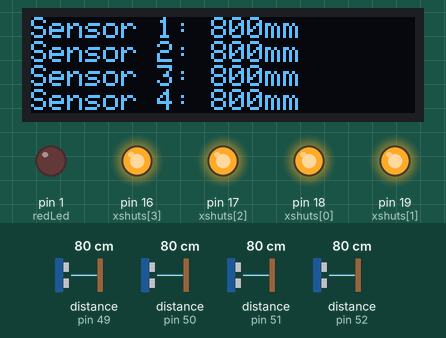
Simulated run of this sketch. Board: Arduino Uno, built with avr-gcc and run on an emulated ATmega328P. On the bench: 128×32 one-colour display, output pins drawn as LEDs (lit = HIGH). Inputs (shaded band) come from the test bench; at power-on: distance to the obstacle (sensors on pin 49, pin 50, pin 51, pin 52) 80 cm. The display library's start-up logo is not drawn; what the sketch prints to the serial monitor is not drawn.

Above: at 6.5 s.
6.6 s: distance to the obstacle (sensor on pin 49) set to 2 cm
At 7.3 s:
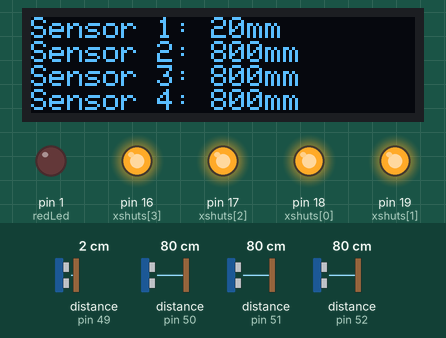
8.2 s: distance to the obstacle (sensor on pin 50) set to 2 cm
At 9.1 s:
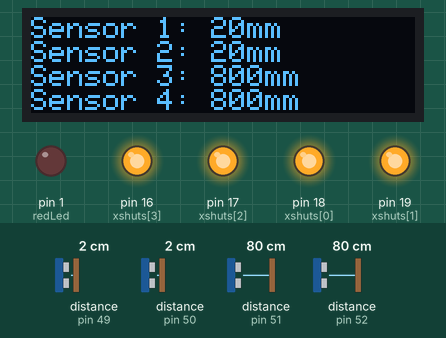
9.9 s: distance to the obstacle (sensor on pin 51) set to 2 cm
At 10.8 s:
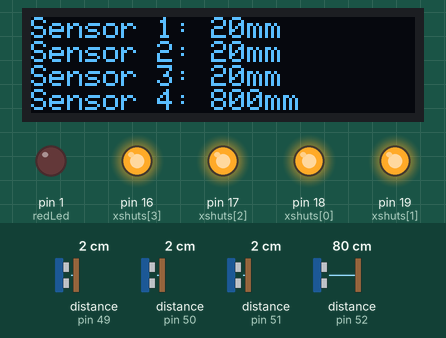
11.6 s: distance to the obstacle (sensor on pin 52) set to 2 cm
At 12.8 s:
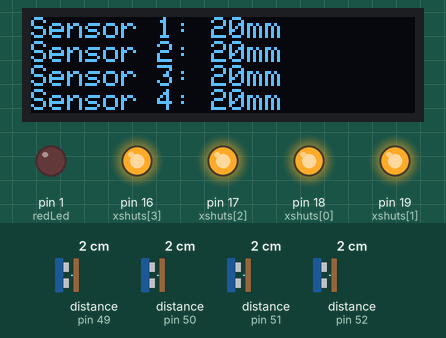
13.1 s: distance to the obstacle (sensor on pin 49) set to 4 cm
At 14.5 s:
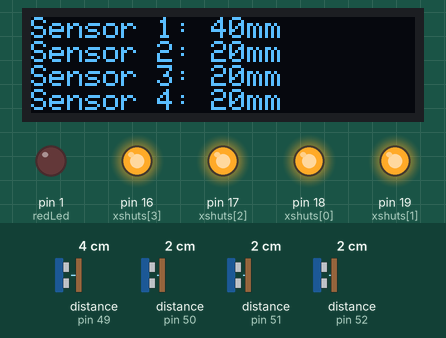
14.8 s: distance to the obstacle (sensor on pin 50) set to 4 cm
At 16.2 s:
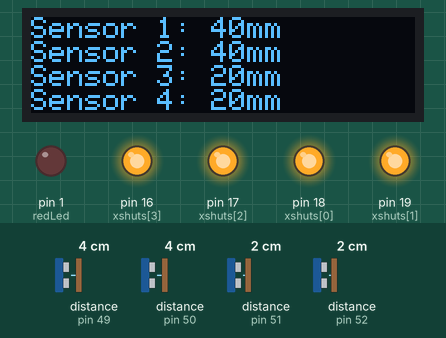
Timing chart, 0 to 17.4 s (numbered marks = the images above; inputs shaded):
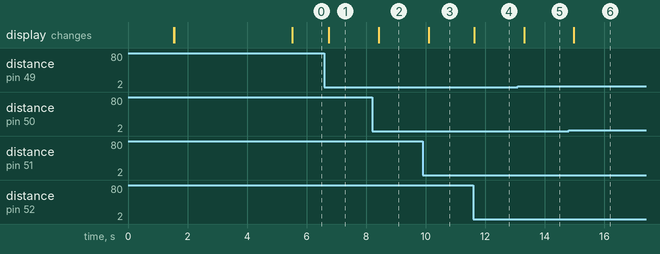

Measured:
- after the input at 6.6 s, the display: changes after 0.14 s (image 1)
- after the input at 8.2 s, the display: changes after 0.22 s (image 2)
- after the input at 9.9 s, the display: changes after 0.20 s (image 3)
- after the input at 11.6 s, the display: changes at once (image 4)
- after the input at 13.1 s, the display: changes after 0.20 s (image 5)
- after the input at 14.8 s, the display: changes after 0.18 s (image 6)

The sketch:

MultiLaserTest.ino
```cpp
/*
TEAM 4917 SIR LANCERBOT 2026

- Add additional board manager URL (Preferences): https://github.com/earlephilhower/arduino-pico/releases/download/global/package_rp2040_index.json
- Download the Earle F Philihower Raspberry Pi Pico/RP2040/RP2350 board manager version 5.5.1.
- Set board to Arduino Nano RP2040 Connect

It allows us to command the GPIO of the RP2040 directly while it thinks that it is an
Arduino Nano RP2040 connect. (If it can dream it, it can be it)

- Add library Adafruit_VL53L0X version 1.2.5 and dependencies
*/

#include "Adafruit_VL53L0X.h"
#include <string.h>
#include <SPI.h>
#include <Wire.h>
#include <Adafruit_GFX.h>
#include <Adafruit_SSD1306.h>

#define SCREEN_WIDTH 128 // OLED display width, in pixels
#define SCREEN_HEIGHT 32 // OLED display height, in pixels

// Declaration for an SSD1306 display connected to I2C (SDA, SCL pins)
// The pins for I2C are defined by the Wire-library.
// On an arduino UNO:       A4(SDA), A5(SCL)
// On an arduino MEGA 2560: 20(SDA), 21(SCL)
// On an arduino LEONARDO:   2(SDA),  3(SCL), ...
#define OLED_RESET     -1 // Reset pin # (or -1 if sharing Arduino reset pin)
#define SCREEN_ADDRESS 0x3C ///< See datasheet for Address; 0x3D for 128x64, 0x3C for 128x32
Adafruit_SSD1306 display(SCREEN_WIDTH, SCREEN_HEIGHT, &Wire, OLED_RESET);

// Initialize sensors
Adafruit_VL53L0X rangeSensors[4] = {Adafruit_VL53L0X(), Adafruit_VL53L0X(), Adafruit_VL53L0X(), Adafruit_VL53L0X()};

// Define hardware locations
const int xshuts[4] = {18, 19, 17, 16};
const int greenLed = 0;
const int redLed = 1;

// Please don't touch this (Squint and you can see the logo)
static const unsigned char PROGMEM lancerbot_logo_bmp[] = {
  0B00000000,0B00000000,0B00000000,0B00000000,0B00000000,0B00000000,0B00000000,0B00000000,0B00000000,0B00000000,0B00000000,
  0B00000000,0B00000001,0B00000000,0B00000000,0B00000000,0B00000000,0B00000000,0B00000000,0B00000000,0B00000000,0B00000000,
  0B00000000,0B00010000,0B11000000,0B00000000,0B00000000,0B00000000,0B00000000,0B00000000,0B00000000,0B00000000,0B00000000,
  0B00000000,0B00010111,0B00111100,0B00000000,0B00000000,0B00000000,0B00000000,0B00000000,0B00000000,0B00000000,0B00000000,
  0B00000000,0B00001110,0B00000010,0B00000000,0B00000000,0B00000000,0B00000000,0B00000000,0B00000000,0B00000000,0B00000000,
  0B00000000,0B00000111,0B01100010,0B00000000,0B00000000,0B00000000,0B00000000,0B00000000,0B00000000,0B00000000,0B00000000,
  0B00000000,0B00000010,0B10010100,0B00000000,0B00000000,0B00000000,0B00000000,0B00000000,0B00000000,0B00000000,0B00000000,
  0B00000000,0B00000011,0B00001000,0B00000000,0B00000000,0B00000000,0B00000000,0B00110001,0B11110000,0B11001111,0B11100000,
  0B00000000,0B00000011,0B10011000,0B00000000,0B00000000,0B00000000,0B00000000,0B01110011,0B11111001,0B11001111,0B11100000,
  0B00000000,0B00000110,0B11000100,0B00000000,0B00000000,0B00000000,0B00000000,0B11110011,0B10011111,0B11001111,0B11100000,
  0B00000000,0B01111010,0B10101000,0B00000000,0B00000000,0B00000000,0B00000001,0B11110010,0B00001111,0B11001100,0B11100000,
  0B00001111,0B11111110,0B01001000,0B00000000,0B00000000,0B00000000,0B00000011,0B10110011,0B00001100,0B11000000,0B11100000,
  0B00010000,0B00111111,0B11110000,0B00000000,0B00001011,0B00010000,0B00000011,0B00110011,0B10011100,0B11000000,0B11100000,
  0B00100100,0B00010111,0B01000000,0B00000110,0B00000011,0B00100110,0B00000011,0B11111001,0B11111100,0B11000001,0B11000000,
  0B00100110,0B00000111,0B11000000,0B00000011,0B00111101,0B11111001,0B00000011,0B11111000,0B00011100,0B11000001,0B11000000,
  0B00101110,0B01110001,0B11101000,0B01100001,0B11100111,0B11111000,0B01000011,0B11111011,0B10011100,0B11000001,0B11000000,
  0B00101101,0B01001001,0B11101101,0B10000111,0B00111111,0B11111111,0B10100000,0B00110011,0B10011100,0B11000011,0B10000000,
  0B01010111,0B10001001,0B11101100,0B00010001,0B11111111,0B10111111,0B10010000,0B01111011,0B11111111,0B11100011,0B10000000,
  0B01110010,0B01100111,0B11101110,0B01111001,0B11110111,0B00111111,0B11000000,0B01111001,0B11111011,0B11100011,0B10000000,
  0B01000000,0B11011001,0B11111111,0B10001111,0B11101111,0B11011111,0B10110000,0B00000000,0B00000000,0B00000000,0B00000000,
  0B01000000,0B01100011,0B11110000,0B00000111,0B11011111,0B10110000,0B01111111,0B11111111,0B11111111,0B11111111,0B11000000,
  0B01011100,0B00000111,0B11111111,0B00111111,0B11011101,0B01000000,0B10111111,0B11110000,0B00000000,0B00000000,0B00000000,
  0B01101101,0B10001000,0B00000011,0B10000000,0B00000000,0B10000000,0B00110000,0B00000000,0B00000000,0B00000000,0B00000000,
  0B00100110,0B10101000,0B00000000,0B00000000,0B00000000,0B00000000,0B00000000,0B00000000,0B00000000,0B00000000,0B00000000,
  0B00100000,0B01010011,0B11000000,0B00000000,0B00000000,0B00000000,0B00000000,0B00000000,0B00000000,0B00000000,0B00000000,
  0B00010000,0B00100100,0B00100000,0B00001000,0B00001000,0B10001001,0B11100111,0B11011110,0B01111000,0B11100111,0B11000000,
  0B00001000,0B11000011,0B00000000,0B00001000,0B00011100,0B11001010,0B00010100,0B00010001,0B01000101,0B00010001,0B00000000,
  0B00000111,0B00000000,0B11001011,0B10001000,0B00010100,0B10101010,0B00000111,0B10010001,0B01111001,0B00010001,0B00000000,
  0B00000000,0B00000100,0B00101010,0B10001000,0B00100010,0B10011010,0B00010100,0B00011110,0B01000101,0B00010001,0B00000000,
  0B00000000,0B00000011,0B11001010,0B00001111,0B10100010,0B10001001,0B11100111,0B11010011,0B01111000,0B11100001,0B00000000,
  0B00000000,0B00000000,0B00000000,0B00000000,0B00000000,0B00000000,0B00000000,0B00000000,0B00000000,0B00000000,0B00000000,
  0B00000000,0B00000000,0B00000000,0B00000000,0B00000000,0B00000000,0B00000000,0B00000000,0B00000000,0B00000000,0B00000000
};

// Also don't touch this one. This displays when there is a critical hardware error with one of the sensors
static const unsigned char PROGMEM clapped_warning_bmp[] = {
  0B00000000,0B00000000,0B00000000,0B00000000,0B00000000,0B00000000,0B00000000,0B00000000,0B00000000,0B00000000,0B00000000,0B00000000,0B00000000,0B00000000,0B00000000,0B00000000,
  0B00000000,0B00000011,0B11110000,0B00000000,0B00000000,0B00000000,0B00000000,0B00000000,0B00000000,0B00000000,0B00000000,0B00000000,0B00000000,0B00000000,0B00000000,0B00000000,
  0B00000000,0B00000111,0B11111000,0B00000000,0B00011111,0B00000111,0B11111110,0B01110000,0B01110000,0B11111000,0B00000111,0B11100000,0B11111111,0B10000001,0B11110000,0B00000000,
  0B00000000,0B00001111,0B00111100,0B00000000,0B00111111,0B11000111,0B11111110,0B01111000,0B01110001,0B11111110,0B00001111,0B11110000,0B11111111,0B11000011,0B11111100,0B00000000,
  0B00000000,0B00011110,0B00011110,0B00000000,0B01111111,0B11000111,0B11111110,0B01111000,0B01110011,0B11111110,0B00011111,0B11111000,0B11111111,0B11100111,0B11111100,0B00000000,
  0B00000000,0B00011100,0B00001110,0B00000000,0B01110000,0B11100111,0B00000000,0B01111100,0B01110011,0B10000111,0B00111100,0B00111100,0B11100000,0B11100111,0B00001110,0B00000000,
  0B00000000,0B00111000,0B00000111,0B00000000,0B01110000,0B00000111,0B00000000,0B01111110,0B01110011,0B10000000,0B00111000,0B00011100,0B11100000,0B11100111,0B00000000,0B00000000,
  0B00000000,0B00111000,0B00000111,0B00000000,0B00111111,0B00000111,0B11111100,0B01111110,0B01110001,0B11111000,0B00111000,0B00011100,0B11111111,0B11000011,0B11110000,0B00000000,
  0B00000000,0B01110000,0B00000011,0B10000000,0B00011111,0B11000111,0B11111100,0B01110111,0B01110000,0B11111110,0B00111000,0B00001100,0B11111111,0B11000001,0B11111100,0B00000000,
  0B00000000,0B11110000,0B00000011,0B11000000,0B00000111,0B11100111,0B11111100,0B01110111,0B11110000,0B00111111,0B00111000,0B00011100,0B11111111,0B00000000,0B01111110,0B00000000,
  0B00000000,0B11100000,0B11000001,0B11000000,0B00000000,0B11100111,0B00000000,0B01110011,0B11110000,0B00000111,0B00111000,0B00011100,0B11100111,0B10000000,0B00001110,0B00000000,
  0B00000001,0B11000001,0B11100000,0B11100000,0B01110000,0B11100111,0B00000000,0B01110001,0B11110011,0B10000111,0B00111100,0B00111100,0B11100011,0B11000111,0B00001110,0B00000000,
  0B00000001,0B11000001,0B11100000,0B11100000,0B01111111,0B11100111,0B11111110,0B01110001,0B11110011,0B11111111,0B00011111,0B11111000,0B11100001,0B11000111,0B11111110,0B00000000,
  0B00000011,0B10000001,0B11100000,0B01110000,0B00111111,0B11000111,0B11111110,0B01110000,0B11110001,0B11111110,0B00001111,0B11110000,0B11100000,0B11100011,0B11111100,0B00000000,
  0B00000111,0B10000001,0B11100000,0B01110000,0B00011111,0B10000111,0B11111110,0B01110000,0B01110000,0B11111100,0B00000111,0B11100000,0B11100000,0B11110001,0B11111000,0B00000000,
  0B00000111,0B00000001,0B11100000,0B00111000,0B00000000,0B00000000,0B00000000,0B00000000,0B00000000,0B00000000,0B00000000,0B00000000,0B00000000,0B00000000,0B00000000,0B00000000,
  0B00001110,0B00000001,0B11100000,0B00111100,0B00000000,0B00000000,0B00000000,0B00000000,0B00000000,0B00000000,0B00000000,0B00000000,0B00000000,0B00000000,0B00000000,0B00000000,
  0B00001110,0B00000000,0B11000000,0B00011100,0B00000000,0B00011111,0B00000111,0B00000000,0B00001110,0B00000111,0B11111000,0B01111111,0B10000111,0B11111110,0B01111111,0B10000000,
  0B00011100,0B00000000,0B11000000,0B00001110,0B00000000,0B00111111,0B11000111,0B00000000,0B00011110,0B00000111,0B11111100,0B01111111,0B11000111,0B11111110,0B01111111,0B11000000,
  0B00011100,0B00000000,0B11000000,0B00001110,0B00000000,0B01111111,0B11000111,0B00000000,0B00011111,0B00000111,0B11111110,0B01111111,0B11100111,0B11111110,0B01111111,0B11100000,
  0B00111000,0B00000000,0B11000000,0B00000111,0B00000000,0B11110001,0B11100111,0B00000000,0B00011111,0B00000111,0B00001110,0B01110000,0B11100111,0B00000000,0B01110000,0B11110000,
  0B01111000,0B00000000,0B00000000,0B00000111,0B10000000,0B11100000,0B11000111,0B00000000,0B00111011,0B10000111,0B00001110,0B01110000,0B11100111,0B00000000,0B01110000,0B01110000,
  0B01110000,0B00000000,0B00000000,0B00000011,0B10000000,0B11100000,0B00000111,0B00000000,0B00110011,0B10000111,0B11111110,0B01111111,0B11100111,0B11111100,0B01110000,0B01110000,
  0B11100000,0B00000000,0B11000000,0B00000001,0B11000000,0B11100000,0B00000111,0B00000000,0B00110001,0B10000111,0B11111100,0B01111111,0B11000111,0B11111100,0B01110000,0B01110000,
  0B11100000,0B00000001,0B11100000,0B00000001,0B11000000,0B11100000,0B00000111,0B00000000,0B01111111,0B11000111,0B11111000,0B01111111,0B10000111,0B11111100,0B01110000,0B01110000,
  0B11100000,0B00000000,0B11000000,0B00000001,0B11000000,0B11100000,0B11000111,0B00000000,0B01111111,0B11000111,0B00000000,0B01110000,0B00000111,0B00000000,0B01110000,0B01110000,
  0B11100000,0B00000000,0B00000000,0B00000001,0B11000000,0B11110001,0B11100111,0B00000000,0B11111111,0B11100111,0B00000000,0B01110000,0B00000111,0B00000000,0B01110000,0B11110000,
  0B11100000,0B00000000,0B00000000,0B00000001,0B11000000,0B01111111,0B11000111,0B11111100,0B11100000,0B11100111,0B00000000,0B01110000,0B00000111,0B11111110,0B01111111,0B11100000,
  0B01110000,0B00000000,0B00000000,0B00000011,0B10000000,0B00111111,0B11000111,0B11111100,0B11000000,0B01100111,0B00000000,0B01110000,0B00000111,0B11111110,0B01111111,0B11000000,
  0B01111111,0B11111111,0B11111111,0B11111111,0B10000000,0B00011111,0B00000111,0B11111101,0B11000000,0B01110111,0B00000000,0B01110000,0B00000111,0B11111110,0B01111111,0B10000000,
  0B00111111,0B11111111,0B11111111,0B11111111,0B00000000,0B00000000,0B00000000,0B00000000,0B00000000,0B00000000,0B00000000,0B00000000,0B00000000,0B00000000,0B00000000,0B00000000,
  0B00001111,0B11111111,0B11111111,0B11111100,0B00000000,0B00000000,0B00000000,0B00000000,0B00000000,0B00000000,0B00000000,0B00000000,0B00000000,0B00000000,0B00000000,0B00000000
};

// Initialize all specified sensors
void sensorInit(int numSensors) {
  // Sensor status - default to true for each sensor because they might not be all connected
  bool sensorStatus = true;

  // I2C adress of the sensors
  uint8_t adresses[4] = {0x31, 0x32, 0x33, 0x34};

  // Set all of the XSHUT reset pins low
  for(int i = 0; i < 4; i++) {
    digitalWrite(xshuts[i], LOW);
  }

  // Loop through all of the initialized sensors
  for(int i = 0; i < numSensors; i++) {
    // Attempt to initialize the sensors
    if(!initializeRangeSensor(rangeSensors[i], adresses[i], xshuts[i])) {
      // If a sensor is clapped, stop!
      sensorStatus = false;
      break;
    }
  }

  // One of the sensors is clapped, stop the initialization process
  if (!sensorStatus) {
    // Display the clapped sensors warning
    drawClapped();

    // Flash LED to make it more obvoius
    while(true) {
      digitalWrite(redLed, HIGH);
      delay(500);
      digitalWrite(redLed, LOW);
      delay(500);
    }

    //while(1);
  }

  // Start the sensors that we need to intitialize (connected ones)
  for(int i = 0; i < numSensors; i++) {
    rangeSensors[i].startRangeContinuous();
  }
}


// A function that starts up the individual range sensor
bool initializeRangeSensor(Adafruit_VL53L0X &sensor, uint8_t address, int xshut) {
  // Delays required by the hardware in miliseconds
  int xshutDelay = 300;
  int sensorBootAllocation = 400;

  // Make sure the shutdown pin of the sensor is high.
  // Each of these sensors need to be powered one at a time, or it won't get a unique adress
  delay(xshutDelay);
  digitalWrite(xshut, HIGH);

  // Allow some time for the sensor to start up
  delay(sensorBootAllocation);
  // Initialize range sensor driver
  if (!sensor.begin()) {
    Serial.print("Failed to boot VL53L0X. Stopping.\n");
    // Bad, sensor failed
    return false;
  }

  // Set the adress of each sensor so they can be accessed later
  sensor.setAddress(address);

  // success!
  return true;
}


void setup() {
  // Give the OLED time to boot
  delay(1500);

  // SSD1306_SWITCHCAPVCC = generate display voltage from 3.3V internally
  if(!display.begin(SSD1306_SWITCHCAPVCC, SCREEN_ADDRESS)) {
    Serial.println(F("SSD1306 allocation failed"));
    for(;;); // Don't proceed, loop forever
  }

  // Display the logo while all the sensors boot up
  display.display();
  drawLogo();

  // Clear the buffer
  display.clearDisplay();


  // Initialize the hardware locations of the shutdown pins as outputs
  for(int i = 0; i < 4; i++) {
    pinMode(xshuts[i], OUTPUT);
  }
  pinMode(redLed, OUTPUT);

  // Initialize a specific number of sensors (1 - 4)
  sensorInit(4);

  // start serial moniter for debugging
  Serial.begin(115200);
  while (!Serial) {
    ; //wait for serial port to connect. Needed for native USB port only
  }

  Serial.print("VL53L0X driver loaded.\n");
}

void loop() {
  // Define the buffer for printing text
  char buffer[100];
  // Define an array of all the distances aquired from the sensors
  static uint16_t distances[4];
  // Is there new data to display on the screen?
  bool updateDisplay = false;

  // Check each of the range sensors for new data
  for (int i = 0; i < 4; i++) {
    // Check if the sensor has new data to send
    if(rangeSensors[i].isRangeComplete()) {
      // Get the integer range value in mm
      distances[i] = rangeSensors[i].readRange();
      // There is new data, it should be displayed
      updateDisplay = true;
    }
  }


  // Only update the display if there is sensor data to display
  if (updateDisplay) {
    sprintf(buffer, "Sensor 1: %umm\nSensor 2: %umm\nSensor 3: %umm\nSensor 4: %umm", distances[0], distances[1], distances[2], distances[3]);

    // Display shenanigans
    display.clearDisplay();

    display.setTextSize(1);      // Normal 1:1 pixel scale
    display.setTextColor(SSD1306_WHITE); // Draw white text
    display.setCursor(0, 0);     // Start at top-left corner
    display.cp437(true);         // Use full 256 char 'Code Page 437' font

    //sprintf (buffer, "Yo mama was a \nsnowblower");

    display.write(buffer);

    display.display();
  }
}


// Draw the lancerbot logo!!
void drawLogo(void) {
  display.clearDisplay();

  display.drawBitmap(
    //(display.width()  - LOGO_WIDTH ) / 2,
    //(display.height() - LOGO_HEIGHT) / 2,
    (display.width() - 88) / 2,
    0,
    lancerbot_logo_bmp, 88, 32, 1);
  display.display();
  delay(1000);
}


void drawClapped(void) {
  display.clearDisplay();

  display.drawBitmap(
    //(display.width()  - LOGO_WIDTH ) / 2,
    //(display.height() - LOGO_HEIGHT) / 2,
    0,
    0,
    clapped_warning_bmp, 128, 32, 1);
  display.display();
  delay(1000);
}
```
